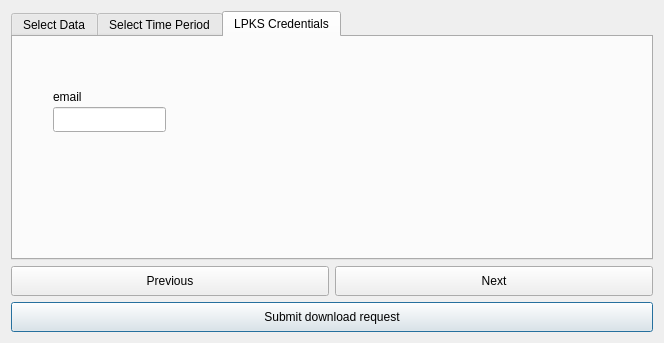
<?xml version="1.0" encoding="UTF-8"?>
<ui version="4.0">
 <class>DlgDownload</class>
 <widget class="QDialog" name="DlgDownload">
  <property name="windowModality">
   <enum>Qt::ApplicationModal</enum>
  </property>
  <property name="geometry">
   <rect>
    <x>0</x>
    <y>0</y>
    <width>664</width>
    <height>343</height>
   </rect>
  </property>
  <property name="sizePolicy">
   <sizepolicy hsizetype="Fixed" vsizetype="Fixed">
    <horstretch>0</horstretch>
    <verstretch>0</verstretch>
   </sizepolicy>
  </property>
  <property name="windowTitle">
   <string>Download raw data</string>
  </property>
  <layout class="QVBoxLayout" name="verticalLayout">
   <item>
    <widget class="QTabWidget" name="lpks_object">
     <property name="sizePolicy">
      <sizepolicy hsizetype="Minimum" vsizetype="Expanding">
       <horstretch>0</horstretch>
       <verstretch>0</verstretch>
      </sizepolicy>
     </property>
     <property name="tabShape">
      <enum>QTabWidget::Rounded</enum>
     </property>
     <property name="currentIndex">
      <number>2</number>
     </property>
     <widget class="QWidget" name="SelectData">
      <attribute name="title">
       <string>Select Data</string>
      </attribute>
      <layout class="QVBoxLayout" name="verticalLayout_2">
       <item>
        <widget class="QTableView" name="data_view">
         <property name="minimumSize">
          <size>
           <width>600</width>
           <height>200</height>
          </size>
         </property>
         <property name="selectionMode">
          <enum>QAbstractItemView::SingleSelection</enum>
         </property>
         <property name="selectionBehavior">
          <enum>QAbstractItemView::SelectRows</enum>
         </property>
         <property name="sortingEnabled">
          <bool>true</bool>
         </property>
         <attribute name="horizontalHeaderVisible">
          <bool>false</bool>
         </attribute>
         <attribute name="horizontalHeaderCascadingSectionResizes">
          <bool>true</bool>
         </attribute>
         <attribute name="horizontalHeaderStretchLastSection">
          <bool>false</bool>
         </attribute>
         <attribute name="verticalHeaderVisible">
          <bool>false</bool>
         </attribute>
         <attribute name="verticalHeaderShowSortIndicator" stdset="0">
          <bool>true</bool>
         </attribute>
        </widget>
       </item>
      </layout>
     </widget>
     <widget class="QWidget" name="SelectTime">
      <attribute name="title">
       <string>Select Time Period</string>
      </attribute>
      <layout class="QVBoxLayout" name="verticalLayout_3">
       <item>
        <widget class="QGroupBox" name="groupBox_esa_period">
         <property name="sizePolicy">
          <sizepolicy hsizetype="Preferred" vsizetype="Fixed">
           <horstretch>0</horstretch>
           <verstretch>0</verstretch>
          </sizepolicy>
         </property>
         <property name="title">
          <string>Period</string>
         </property>
         <layout class="QGridLayout" name="gridLayout_8">
          <item row="1" column="1">
           <widget class="QDateEdit" name="last_year">
            <property name="sizePolicy">
             <sizepolicy hsizetype="Minimum" vsizetype="Minimum">
              <horstretch>0</horstretch>
              <verstretch>0</verstretch>
             </sizepolicy>
            </property>
            <property name="minimumSize">
             <size>
              <width>0</width>
              <height>30</height>
             </size>
            </property>
            <property name="maximumSize">
             <size>
              <width>120</width>
              <height>35</height>
             </size>
            </property>
            <property name="minimumDateTime">
             <datetime>
              <hour>0</hour>
              <minute>0</minute>
              <second>0</second>
              <year>1992</year>
              <month>1</month>
              <day>1</day>
             </datetime>
            </property>
            <property name="maximumDate">
             <date>
              <year>2030</year>
              <month>12</month>
              <day>31</day>
             </date>
            </property>
            <property name="minimumDate">
             <date>
              <year>1992</year>
              <month>1</month>
              <day>1</day>
             </date>
            </property>
            <property name="displayFormat">
             <string notr="true">yyyy</string>
            </property>
            <property name="date">
             <date>
              <year>2015</year>
              <month>1</month>
              <day>1</day>
             </date>
            </property>
           </widget>
          </item>
          <item row="1" column="0">
           <widget class="QDateEdit" name="first_year">
            <property name="sizePolicy">
             <sizepolicy hsizetype="Minimum" vsizetype="Minimum">
              <horstretch>0</horstretch>
              <verstretch>0</verstretch>
             </sizepolicy>
            </property>
            <property name="minimumSize">
             <size>
              <width>0</width>
              <height>30</height>
             </size>
            </property>
            <property name="maximumSize">
             <size>
              <width>120</width>
              <height>35</height>
             </size>
            </property>
            <property name="maximumDate">
             <date>
              <year>2015</year>
              <month>12</month>
              <day>31</day>
             </date>
            </property>
            <property name="minimumDate">
             <date>
              <year>1992</year>
              <month>1</month>
              <day>1</day>
             </date>
            </property>
            <property name="displayFormat">
             <string notr="true">yyyy</string>
            </property>
            <property name="date">
             <date>
              <year>2001</year>
              <month>1</month>
              <day>1</day>
             </date>
            </property>
           </widget>
          </item>
          <item row="0" column="1">
           <widget class="QLabel" name="label_3">
            <property name="minimumSize">
             <size>
              <width>0</width>
              <height>30</height>
             </size>
            </property>
            <property name="text">
             <string>Last year:</string>
            </property>
           </widget>
          </item>
          <item row="0" column="0">
           <widget class="QLabel" name="label_10">
            <property name="minimumSize">
             <size>
              <width>0</width>
              <height>30</height>
             </size>
            </property>
            <property name="font">
             <font>
              <weight>50</weight>
              <bold>false</bold>
             </font>
            </property>
            <property name="text">
             <string>First year:</string>
            </property>
           </widget>
          </item>
         </layout>
        </widget>
       </item>
       <item>
        <spacer name="verticalSpacer_2">
         <property name="orientation">
          <enum>Qt::Vertical</enum>
         </property>
         <property name="sizeHint" stdset="0">
          <size>
           <width>20</width>
           <height>40</height>
          </size>
         </property>
        </spacer>
       </item>
      </layout>
     </widget>
     <widget class="QWidget" name="lpks_credentials">
      <attribute name="title">
       <string>LPKS Credentials</string>
      </attribute>
      <widget class="QLineEdit" name="email_lpks">
       <property name="geometry">
        <rect>
         <x>40</x>
         <y>70</y>
         <width>113</width>
         <height>25</height>
        </rect>
       </property>
      </widget>
      <widget class="QLabel" name="label">
       <property name="geometry">
        <rect>
         <x>40</x>
         <y>50</y>
         <width>68</width>
         <height>19</height>
        </rect>
       </property>
       <property name="text">
        <string>email</string>
       </property>
      </widget>
     </widget>
    </widget>
   </item>
   <item>
    <layout class="QGridLayout" name="gridLayout_3">
     <item row="1" column="0" colspan="2">
      <widget class="QPushButton" name="button_calculate">
       <property name="sizePolicy">
        <sizepolicy hsizetype="Minimum" vsizetype="Minimum">
         <horstretch>0</horstretch>
         <verstretch>0</verstretch>
        </sizepolicy>
       </property>
       <property name="minimumSize">
        <size>
         <width>0</width>
         <height>30</height>
        </size>
       </property>
       <property name="text">
        <string>Submit download request</string>
       </property>
      </widget>
     </item>
     <item row="0" column="1">
      <widget class="QPushButton" name="button_next">
       <property name="sizePolicy">
        <sizepolicy hsizetype="Minimum" vsizetype="Minimum">
         <horstretch>0</horstretch>
         <verstretch>0</verstretch>
        </sizepolicy>
       </property>
       <property name="minimumSize">
        <size>
         <width>0</width>
         <height>30</height>
        </size>
       </property>
       <property name="text">
        <string>Next</string>
       </property>
      </widget>
     </item>
     <item row="0" column="0">
      <widget class="QPushButton" name="button_prev">
       <property name="sizePolicy">
        <sizepolicy hsizetype="Minimum" vsizetype="Minimum">
         <horstretch>0</horstretch>
         <verstretch>0</verstretch>
        </sizepolicy>
       </property>
       <property name="minimumSize">
        <size>
         <width>0</width>
         <height>30</height>
        </size>
       </property>
       <property name="text">
        <string>Previous</string>
       </property>
      </widget>
     </item>
    </layout>
   </item>
  </layout>
 </widget>
 <tabstops>
  <tabstop>lpks_object</tabstop>
  <tabstop>button_prev</tabstop>
  <tabstop>button_next</tabstop>
  <tabstop>button_calculate</tabstop>
 </tabstops>
 <resources/>
 <connections/>
</ui>
